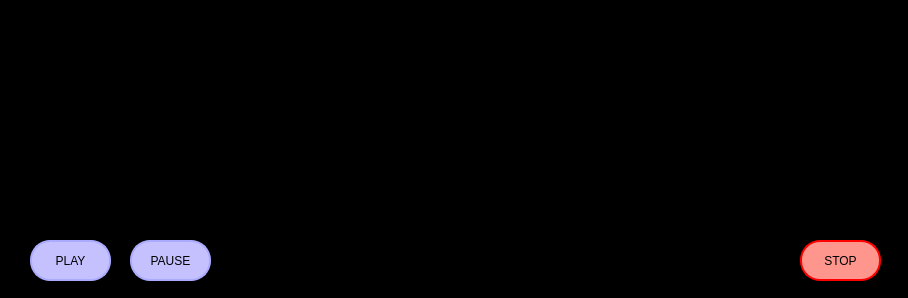
<?xml version="1.0" encoding="UTF-8"?>
<ui version="4.0">
 <class>video</class>
 <widget class="QWidget" name="video">
  <property name="geometry">
   <rect>
    <x>0</x>
    <y>0</y>
    <width>908</width>
    <height>298</height>
   </rect>
  </property>
  <property name="windowTitle">
   <string>Form</string>
  </property>
  <property name="styleSheet">
   <string notr="true">background-color: rgb(0, 0, 0);</string>
  </property>
  <widget class="QPushButton" name="play">
   <property name="geometry">
    <rect>
     <x>30</x>
     <y>240</y>
     <width>81</width>
     <height>41</height>
    </rect>
   </property>
   <property name="styleSheet">
    <string notr="true"> border-style: solid;
border-color: rgb(170, 170, 255);
 border-width:1.5px;
 border-radius:20px;
background-color: rgb(197, 193, 255);
font: 75 14pt &quot;TlwgTypewriter&quot;;
 max-width:100px;
 max-height:100px;
 min-width:10px;
 min-height:10px;</string>
   </property>
   <property name="text">
    <string>PLAY</string>
   </property>
  </widget>
  <widget class="QPushButton" name="pause">
   <property name="geometry">
    <rect>
     <x>130</x>
     <y>240</y>
     <width>81</width>
     <height>41</height>
    </rect>
   </property>
   <property name="styleSheet">
    <string notr="true"> border-style: solid;
 border-width:1.5px;
 border-radius:20px;
border-color: rgb(170, 170,255);
background-color: rgb(197, 193, 255);
font: 75 14pt &quot;TlwgTypewriter&quot;;
 max-width:100px;
 max-height:100px;
 min-width:10px;
 min-height:10px;</string>
   </property>
   <property name="text">
    <string>PAUSE</string>
   </property>
  </widget>
  <widget class="QPushButton" name="stop">
   <property name="geometry">
    <rect>
     <x>800</x>
     <y>240</y>
     <width>81</width>
     <height>41</height>
    </rect>
   </property>
   <property name="styleSheet">
    <string notr="true"> border-style: solid;
background-color: rgb(255, 150, 142);
 border-width:1.5px;
 border-radius:20px;
border-color: rgb(255, 0, 0);
font: 75 14pt &quot;TlwgTypewriter&quot;;
 max-width:100px;
 max-height:100px;
 min-width:10px;
 min-height:10px;</string>
   </property>
   <property name="text">
    <string>STOP</string>
   </property>
  </widget>
  <widget class="QWidget" name="horizontalLayoutWidget">
   <property name="geometry">
    <rect>
     <x>10</x>
     <y>10</y>
     <width>890</width>
     <height>220</height>
    </rect>
   </property>
   <layout class="QHBoxLayout" name="horizontalLayout"/>
  </widget>
 </widget>
 <resources/>
 <connections/>
</ui>
